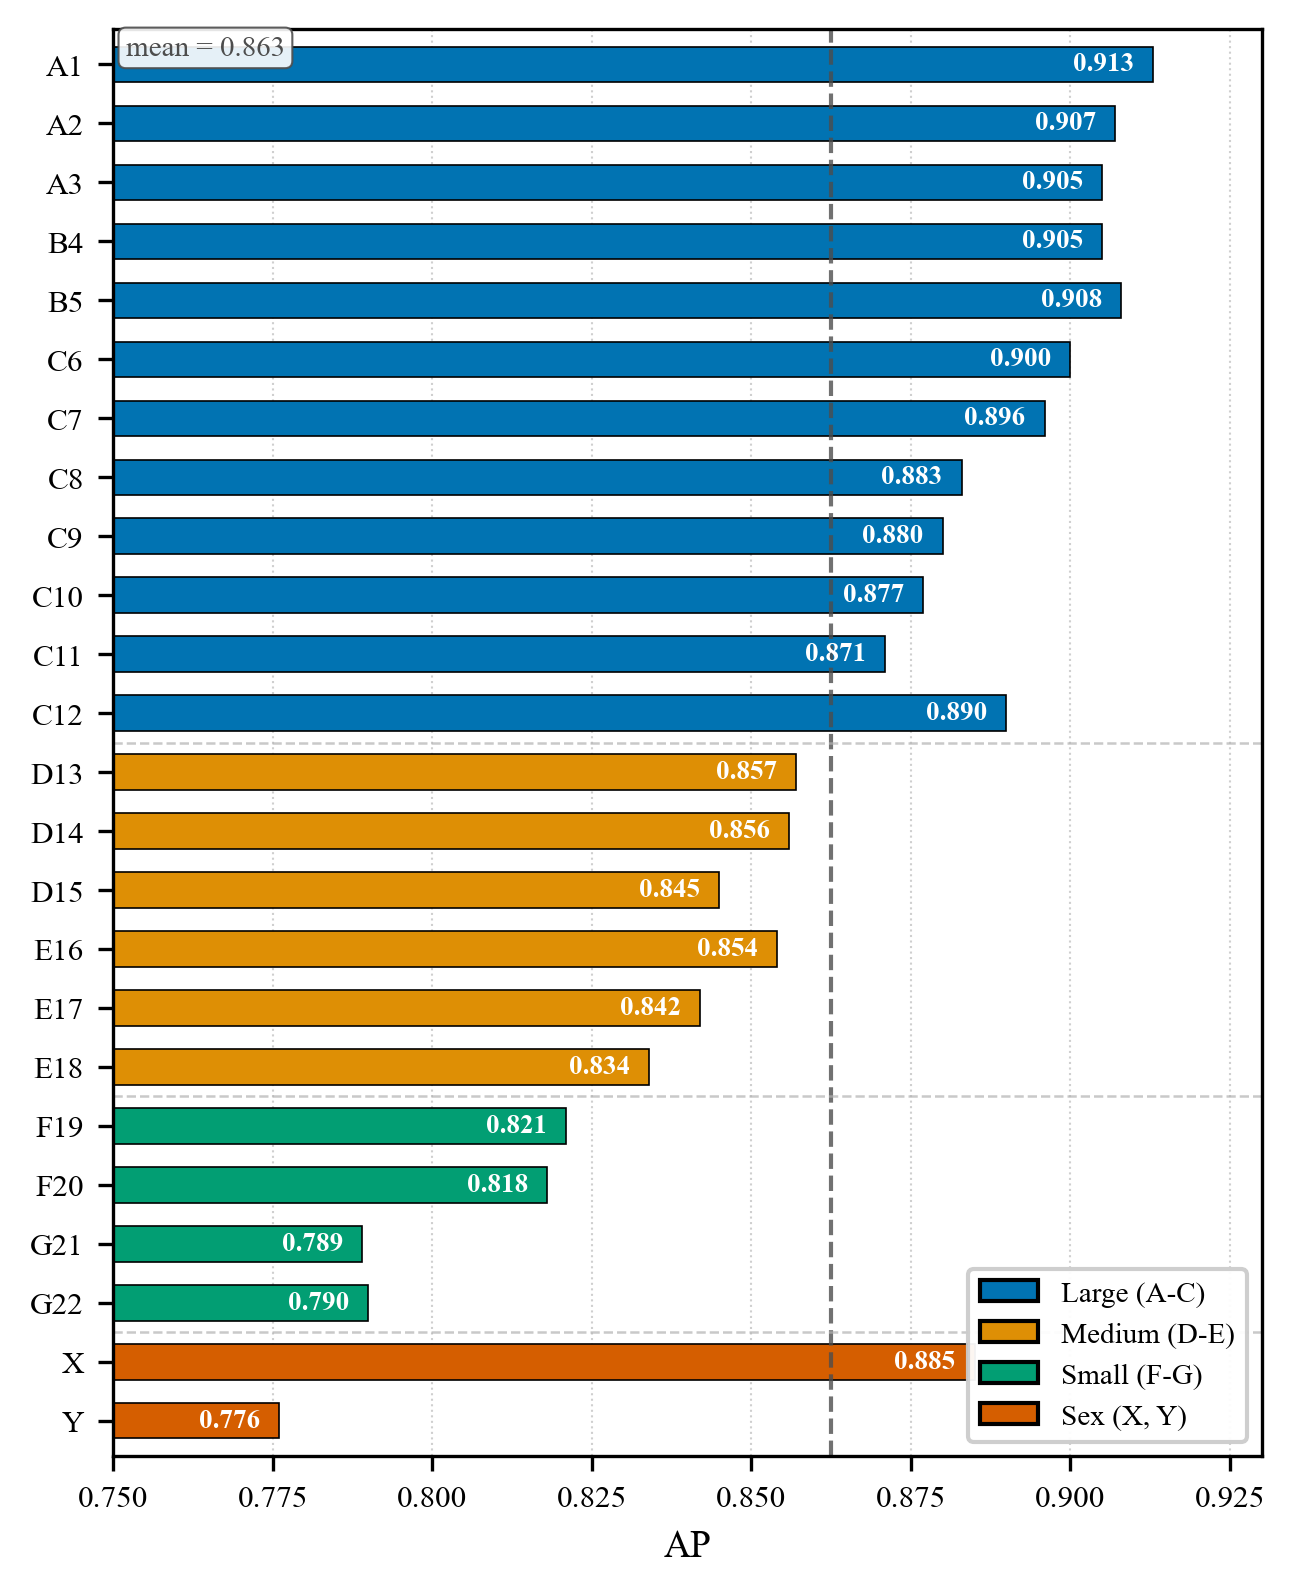

The Python source for this figure:
"""Figure 5: Per-Class AP Analysis.

Horizontal bar chart showing 24 classes' AP from paper Sec 4.3.1,
sorted by chromosome size group (Large A-C, Medium D-E, Small F-G, Sex X/Y).
Annotates size-dependent degradation.

Data source: AAAI_INTEGRATED_DRAFT.md, Section 4.3.1 per-class AP table.

Run:  python per_class_ap.py
Outputs:
  per_class_ap.pdf
  per_class_ap.png
"""
from __future__ import annotations

from pathlib import Path

import matplotlib.pyplot as plt
import numpy as np
import seaborn as sns

plt.rcParams.update(
    {
        "font.family": "serif",
        "font.serif": ["Times New Roman", "DejaVu Serif"],
        "font.size": 8,
        "axes.labelsize": 9,
        "axes.titlesize": 10,
        "xtick.labelsize": 7.5,
        "ytick.labelsize": 7.5,
        "legend.fontsize": 7,
        "mathtext.fontset": "cm",
        "pdf.fonttype": 42,
        "ps.fonttype": 42,
        "axes.linewidth": 0.8,
    }
)

PAL = sns.color_palette("colorblind")
C_LARGE = PAL[0]
C_MED = PAL[1]
C_SMALL = PAL[2]
C_SEX = PAL[3]
C_OVERALL = "0.3"

HERE = Path(__file__).resolve().parent

DATA = [
    ("Large", "A1", 0.913), ("Large", "A2", 0.907), ("Large", "A3", 0.905),
    ("Large", "B4", 0.905), ("Large", "B5", 0.908),
    ("Large", "C6", 0.900), ("Large", "C7", 0.896), ("Large", "C8", 0.883),
    ("Large", "C9", 0.880), ("Large", "C10", 0.877), ("Large", "C11", 0.871),
    ("Large", "C12", 0.890),
    ("Medium", "D13", 0.857), ("Medium", "D14", 0.856), ("Medium", "D15", 0.845),
    ("Medium", "E16", 0.854), ("Medium", "E17", 0.842), ("Medium", "E18", 0.834),
    ("Small", "F19", 0.821), ("Small", "F20", 0.818),
    ("Small", "G21", 0.789), ("Small", "G22", 0.790),
    ("Sex", "X", 0.885), ("Sex", "Y", 0.776),
]
GROUP_COLOR = {"Large": C_LARGE, "Medium": C_MED, "Small": C_SMALL, "Sex": C_SEX}


def main() -> None:
    fig, ax = plt.subplots(figsize=(4.2, 5.2), constrained_layout=True)

    data = list(reversed(DATA))
    classes = [d[1] for d in data]
    aps = [d[2] for d in data]
    colors = [GROUP_COLOR[d[0]] for d in data]
    groups = [d[0] for d in data]

    y = np.arange(len(classes))
    bars = ax.barh(y, aps, height=0.6, color=colors, edgecolor="black", lw=0.4)

    group_bounds = {}
    last_group = None
    start = 0
    for i, g in enumerate(groups):
        if g != last_group and last_group is not None:
            group_bounds[last_group] = (start, i - 1)
            start = i
        last_group = g
    if last_group is not None:
        group_bounds[last_group] = (start, len(groups) - 1)

    for yi, m in zip(y, aps):
        ax.text(m - 0.003, yi, f"{m:.3f}", va="center", ha="right",
                fontsize=6.5, color="white", fontweight="bold")

    ax.set_yticks(y)
    ax.set_yticklabels(classes, fontsize=7.5)
    ax.set_xlabel("AP")
    ax.set_xlim(0.75, 0.93)
    ax.set_ylim(-0.6, len(classes) - 0.4)
    ax.set_axisbelow(True)
    ax.grid(axis="x", ls=":", lw=0.5, alpha=0.6)

    overall_mean = float(np.mean(aps))
    ax.axvline(overall_mean, color=C_OVERALL, lw=1.0, ls="--", alpha=0.8)
    ax.text(0.752, len(classes) - 0.3,
            f"mean = {overall_mean:.3f}",
            fontsize=7, color=C_OVERALL, ha="left", va="top",
            bbox=dict(boxstyle="round,pad=0.25", fc="white", ec=C_OVERALL,
                      lw=0.5, alpha=0.9))

    group_order = ["Large", "Medium", "Small", "Sex"]
    for i in range(len(group_order) - 1):
        g_top = group_order[i]
        g_bottom = group_order[i + 1]
        if g_top in group_bounds and g_bottom in group_bounds:
            top_bottom = group_bounds[g_top][0]
            bottom_top = group_bounds[g_bottom][1]
            sep_y = (top_bottom + bottom_top) / 2
            ax.axhline(sep_y, color="0.7", lw=0.6, ls="--", alpha=0.7)

    from matplotlib.patches import Patch
    handles = [
        Patch(facecolor=C_LARGE, edgecolor="black", label="Large (A-C)"),
        Patch(facecolor=C_MED, edgecolor="black", label="Medium (D-E)"),
        Patch(facecolor=C_SMALL, edgecolor="black", label="Small (F-G)"),
        Patch(facecolor=C_SEX, edgecolor="black", label="Sex (X, Y)"),
    ]
    ax.legend(handles=handles, loc="lower right", frameon=True, fontsize=7,
              framealpha=0.95)

    out_pdf = HERE / "per_class_ap.pdf"
    out_png = HERE / "per_class_ap.png"
    fig.savefig(out_pdf, bbox_inches="tight")
    fig.savefig(out_png, dpi=300, bbox_inches="tight")
    plt.close(fig)
    print(f"Saved {out_pdf}")
    print(f"Saved {out_png}")


if __name__ == "__main__":
    main()
